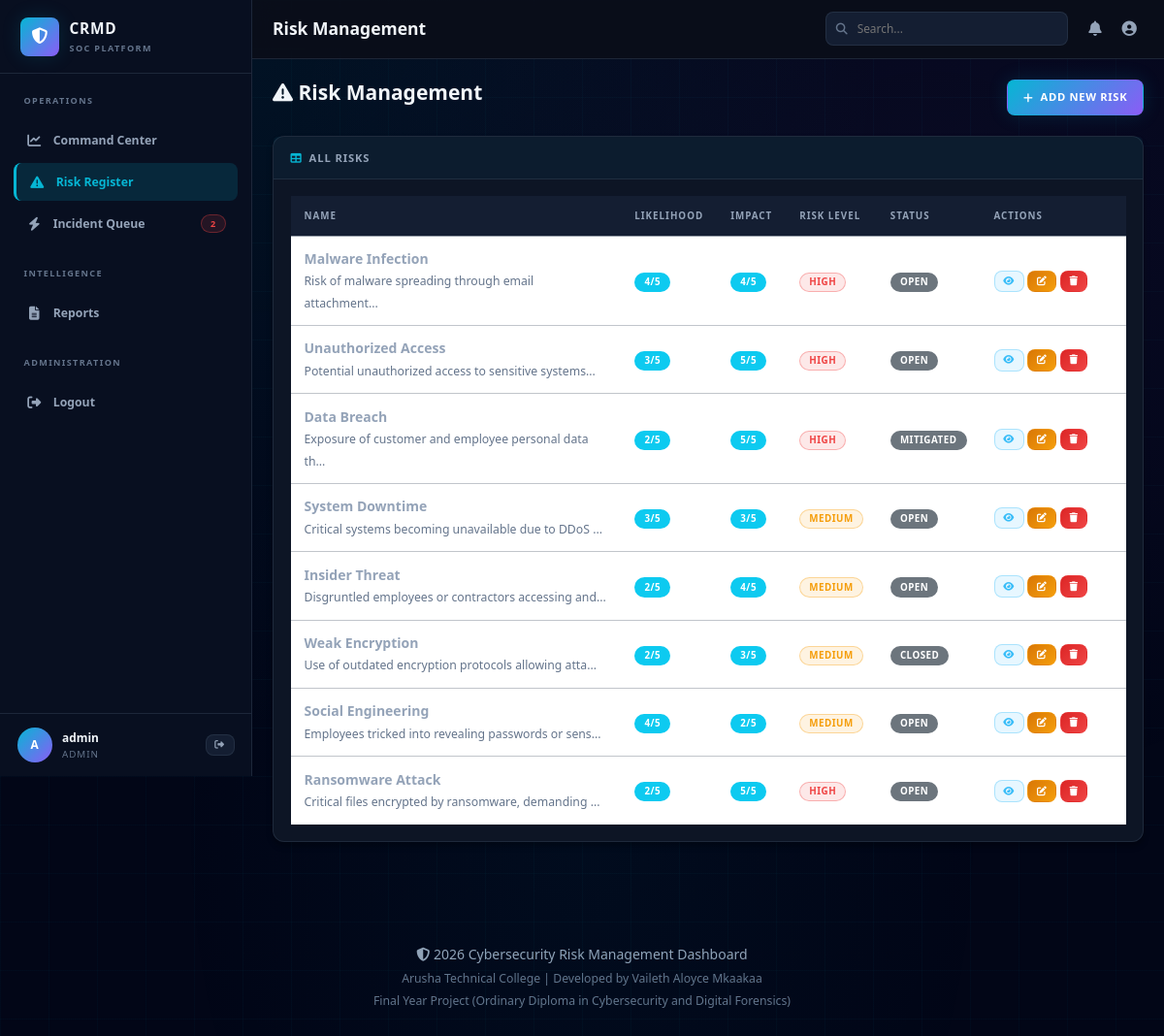
Page /risks.php (signed in) on the committed database.
### tables this page shows
CREATE TABLE risks (
    id INT PRIMARY KEY AUTO_INCREMENT,
    name VARCHAR(255) NOT NULL,
    description TEXT NOT NULL,
    likelihood INT NOT NULL CHECK (likelihood >= 1 AND likelihood <= 5),
    impact INT NOT NULL CHECK (impact >= 1 AND impact <= 5),
    risk_level ENUM('Low', 'Medium', 'High', 'Critical') NOT NULL,
    status ENUM('Open', 'Mitigated', 'Closed') NOT NULL DEFAULT 'Open',
    created_at TIMESTAMP DEFAULT CURRENT_TIMESTAMP,
    updated_at TIMESTAMP DEFAULT CURRENT_TIMESTAMP ON UPDATE CURRENT_TIMESTAMP,
    INDEX idx_status (status),
    INDEX idx_risk_level (risk_level)
);

### includes/auth.php (called while the page is built, shortened)
<?php
function is_admin() {
    return isset($_SESSION['role']) && in_array($_SESSION['role'], ['super_admin', 'admin'], true);
}
?>

### includes/functions.php (called while the page is built, shortened)
<?php
function get_all_risks($pdo) {
    try {
        $stmt = $pdo->prepare('
            SELECT * FROM risks
            ORDER BY created_at DESC
        ');
        $stmt->execute();
        return $stmt->fetchAll();
    } catch (PDOException $e) {
        error_log('Database Error: ' . $e->getMessage());
        return [];
    }
}
function esc($string) {
    return htmlspecialchars($string, ENT_QUOTES, 'UTF-8');
}
function get_risk_badge_class($level) {
    $classes = [
        'Critical' => 'badge-critical',
        'High' => 'badge-danger',
        'Medium' => 'badge-warning',
        'Low' => 'badge-success'
    ];
    return $classes[$level] ?? 'badge-secondary';
}
?>

### risks.php (the view, shortened to what this page needs)
<?php
require_once __DIR__ . '/config/database.php';
require_once __DIR__ . '/includes/auth.php';
require_once __DIR__ . '/includes/functions.php';
require_once __DIR__ . '/includes/header.php';
$action = $_GET['action'] ?? 'list';
?>
<div class="row mb-4">
    <div class="col-lg-12">
        <div class="d-flex justify-content-between align-items-center">
            <h2><i class="fas fa-exclamation-triangle"></i> Risk Management</h2>
            <?php if (is_admin() && $action === 'list'): ?>
                <a href="?action=add" class="btn btn-primary">
                    <i class="fas fa-plus"></i> Add New Risk
                </a>
            <?php endif; ?>
        </div>
    </div>
</div>
<?php if ($action === 'list'): ?>
    <div class="card">
        <div class="card-header">
            <i class="fas fa-table"></i> All Risks
        </div>
        <div class="card-body">
            <div class="table-responsive">
                <table class="table table-hover">
                    <thead>
                        <tr>
                            <th>Name</th>
                            <th>Likelihood</th>
                            <th>Impact</th>
                            <th>Risk Level</th>
                            <th>Status</th>
                            <th style="width: 150px;">Actions</th>
                        </tr>
                    </thead>
                    <tbody>
                        <?php
                        $risks = get_all_risks($pdo);
                        if (!empty($risks)):
                            foreach ($risks as $r):
                        ?>
                            <tr>
                                <td>
                                    <strong><?php echo esc($r['name']); ?></strong><br>
                                    <small class="text-muted"><?php echo substr(esc($r['description']), 0, 50) . '...'; ?></small>
                                </td>
                                <td>
                                    <span class="badge bg-info"><?php echo $r['likelihood']; ?>/5</span>
                                </td>
                                <td>
                                    <span class="badge bg-info"><?php echo $r['impact']; ?>/5</span>
                                </td>
                                <td>
                                    <span class="badge <?php echo get_risk_badge_class($r['risk_level']); ?>">
                                        <?php echo $r['risk_level']; ?>
                                    </span>
                                </td>
                                <td>
                                    <span class="badge bg-secondary"><?php echo $r['status']; ?></span>
                                </td>
                                <td>
                                    <a href="?action=view&id=<?php echo $r['id']; ?>" class="btn btn-sm btn-info">
                                        <i class="fas fa-eye"></i>
                                    </a>
                                    <?php if (is_admin()): ?>
                                        <a href="?action=edit&id=<?php echo $r['id']; ?>" class="btn btn-sm btn-warning">
                                            <i class="fas fa-edit"></i>
                                        </a>
                                        <form method="POST" style="display: inline;" onsubmit="return confirmDelete('risk');">
                                            <button type="submit" class="btn btn-sm btn-danger">
                                                <i class="fas fa-trash"></i>
                                            </button>
                                        </form>
                                    <?php endif; ?>
                                </td>
                            </tr>
                        <?php
                            endforeach;
                        endif; ?>
                    </tbody>
                </table>
            </div>
        </div>
    </div>
<?php endif; ?>
<?php require_once __DIR__ . '/includes/footer.php'; ?>

### rows in the picture
risks: name "Malware Infection", description "Risk of malware spreading through email attachment", likelihood "4", impact "4", risk_level "HIGH", status "OPEN"
risks: name "Unauthorized Access", description "Potential unauthorized access to sensitive systems", likelihood "3", impact "5", risk_level "HIGH", status "OPEN"
risks: name "Data Breach", description "Exposure of customer and employee personal data th", likelihood "2", impact "5", risk_level "HIGH", status "MITIGATED"
risks: name "System Downtime", description "Critical systems becoming unavailable due to DDoS", likelihood "3", impact "3", risk_level "MEDIUM", status "OPEN"
risks: name "Insider Threat", description "Disgruntled employees or contractors accessing and", likelihood "2", impact "4", risk_level "MEDIUM", status "OPEN"
risks: name "Weak Encryption", description "Use of outdated encryption protocols allowing atta", likelihood "2", impact "3", risk_level "MEDIUM", status "CLOSED"
risks: name "Social Engineering", description "Employees tricked into revealing passwords or sens", likelihood "4", impact "2", risk_level "MEDIUM", status "OPEN"
risks: name "Ransomware Attack", description "Critical files encrypted by ransomware, demanding", likelihood "2", impact "5", risk_level "HIGH", status "OPEN"

### other values in the picture
$openIncidents "2"
substr($_SESSION['username'] ?? 'U', 0, 1) "A"
$_SESSION['username'] "admin"
$_SESSION['role'] "ADMIN"
$page_title "Risk Management"
